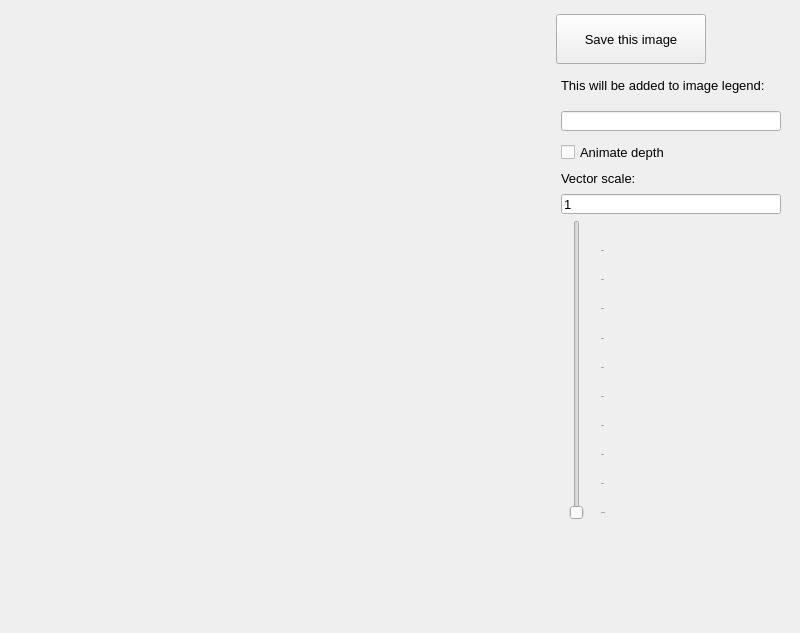
<?xml version="1.0" encoding="UTF-8"?>
<ui version="4.0">
 <class>MainWindow</class>
 <widget class="QMainWindow" name="MainWindow">
  <property name="geometry">
   <rect>
    <x>0</x>
    <y>0</y>
    <width>800</width>
    <height>633</height>
   </rect>
  </property>
  <property name="font">
   <font>
    <pointsize>10</pointsize>
   </font>
  </property>
  <property name="windowTitle">
   <string>MainWindow</string>
  </property>
  <widget class="QWidget" name="centralwidget">
   <property name="sizePolicy">
    <sizepolicy hsizetype="Preferred" vsizetype="Preferred">
     <horstretch>0</horstretch>
     <verstretch>0</verstretch>
    </sizepolicy>
   </property>
   <property name="minimumSize">
    <size>
     <width>800</width>
     <height>600</height>
    </size>
   </property>
   <layout class="QHBoxLayout" name="horizontalLayout">
    <item>
     <layout class="QGridLayout" name="gridLayout">
      <property name="sizeConstraint">
       <enum>QLayout::SizeConstraint::SetMaximumSize</enum>
      </property>
      <property name="leftMargin">
       <number>5</number>
      </property>
      <property name="topMargin">
       <number>5</number>
      </property>
      <property name="rightMargin">
       <number>5</number>
      </property>
      <property name="bottomMargin">
       <number>5</number>
      </property>
      <item row="0" column="0">
       <widget class="PlotWidget" name="geoview" native="true">
        <property name="sizePolicy">
         <sizepolicy hsizetype="Maximum" vsizetype="Maximum">
          <horstretch>0</horstretch>
          <verstretch>0</verstretch>
         </sizepolicy>
        </property>
        <property name="minimumSize">
         <size>
          <width>525</width>
          <height>580</height>
         </size>
        </property>
        <property name="maximumSize">
         <size>
          <width>100000</width>
          <height>100000</height>
         </size>
        </property>
        <property name="autoFillBackground">
         <bool>false</bool>
        </property>
       </widget>
      </item>
     </layout>
    </item>
    <item>
     <layout class="QVBoxLayout" name="verticalLayout">
      <property name="sizeConstraint">
       <enum>QLayout::SizeConstraint::SetMinimumSize</enum>
      </property>
      <property name="leftMargin">
       <number>5</number>
      </property>
      <property name="topMargin">
       <number>5</number>
      </property>
      <property name="rightMargin">
       <number>5</number>
      </property>
      <property name="bottomMargin">
       <number>5</number>
      </property>
      <item>
       <widget class="QPushButton" name="b_SaveIm">
        <property name="sizePolicy">
         <sizepolicy hsizetype="Minimum" vsizetype="Minimum">
          <horstretch>0</horstretch>
          <verstretch>0</verstretch>
         </sizepolicy>
        </property>
        <property name="minimumSize">
         <size>
          <width>150</width>
          <height>50</height>
         </size>
        </property>
        <property name="maximumSize">
         <size>
          <width>150</width>
          <height>50</height>
         </size>
        </property>
        <property name="text">
         <string>Save this image</string>
        </property>
       </widget>
      </item>
      <item>
       <layout class="QHBoxLayout" name="horizontalLayout_4">
        <property name="sizeConstraint">
         <enum>QLayout::SizeConstraint::SetMinimumSize</enum>
        </property>
        <property name="leftMargin">
         <number>5</number>
        </property>
        <property name="topMargin">
         <number>5</number>
        </property>
        <property name="rightMargin">
         <number>5</number>
        </property>
        <property name="bottomMargin">
         <number>5</number>
        </property>
        <item>
         <widget class="QLabel" name="label">
          <property name="sizePolicy">
           <sizepolicy hsizetype="Minimum" vsizetype="Minimum">
            <horstretch>0</horstretch>
            <verstretch>0</verstretch>
           </sizepolicy>
          </property>
          <property name="minimumSize">
           <size>
            <width>220</width>
            <height>20</height>
           </size>
          </property>
          <property name="maximumSize">
           <size>
            <width>220</width>
            <height>20</height>
           </size>
          </property>
          <property name="text">
           <string>This will be added to image legend:</string>
          </property>
         </widget>
        </item>
       </layout>
      </item>
      <item>
       <layout class="QHBoxLayout" name="horizontalLayout_5">
        <property name="sizeConstraint">
         <enum>QLayout::SizeConstraint::SetMinimumSize</enum>
        </property>
        <property name="leftMargin">
         <number>5</number>
        </property>
        <property name="topMargin">
         <number>5</number>
        </property>
        <property name="rightMargin">
         <number>5</number>
        </property>
        <property name="bottomMargin">
         <number>5</number>
        </property>
        <item>
         <widget class="QLineEdit" name="l_legendtop_g">
          <property name="sizePolicy">
           <sizepolicy hsizetype="Minimum" vsizetype="Minimum">
            <horstretch>0</horstretch>
            <verstretch>0</verstretch>
           </sizepolicy>
          </property>
          <property name="minimumSize">
           <size>
            <width>220</width>
            <height>20</height>
           </size>
          </property>
          <property name="maximumSize">
           <size>
            <width>220</width>
            <height>20</height>
           </size>
          </property>
         </widget>
        </item>
       </layout>
      </item>
      <item>
       <layout class="QHBoxLayout" name="horizontalLayout_3">
        <item>
         <widget class="QCheckBox" name="c_colorcodedepth">
          <property name="minimumSize">
           <size>
            <width>220</width>
            <height>20</height>
           </size>
          </property>
          <property name="maximumSize">
           <size>
            <width>220</width>
            <height>20</height>
           </size>
          </property>
          <property name="text">
           <string>Animate depth</string>
          </property>
         </widget>
        </item>
       </layout>
      </item>
      <item>
       <layout class="QHBoxLayout" name="horizontalLayout_6">
        <item>
         <widget class="QLabel" name="label_2">
          <property name="minimumSize">
           <size>
            <width>220</width>
            <height>20</height>
           </size>
          </property>
          <property name="maximumSize">
           <size>
            <width>220</width>
            <height>20</height>
           </size>
          </property>
          <property name="text">
           <string>Vector scale:</string>
          </property>
         </widget>
        </item>
       </layout>
      </item>
      <item>
       <layout class="QHBoxLayout" name="horizontalLayout_7">
        <item>
         <widget class="QLineEdit" name="l_scale">
          <property name="minimumSize">
           <size>
            <width>220</width>
            <height>20</height>
           </size>
          </property>
          <property name="maximumSize">
           <size>
            <width>220</width>
            <height>20</height>
           </size>
          </property>
          <property name="text">
           <string>1</string>
          </property>
         </widget>
        </item>
       </layout>
      </item>
      <item>
       <widget class="QSlider" name="sl_bin">
        <property name="minimumSize">
         <size>
          <width>50</width>
          <height>300</height>
         </size>
        </property>
        <property name="maximumSize">
         <size>
          <width>50</width>
          <height>300</height>
         </size>
        </property>
        <property name="minimum">
         <number>1</number>
        </property>
        <property name="pageStep">
         <number>1</number>
        </property>
        <property name="value">
         <number>1</number>
        </property>
        <property name="orientation">
         <enum>Qt::Orientation::Vertical</enum>
        </property>
        <property name="invertedAppearance">
         <bool>false</bool>
        </property>
        <property name="invertedControls">
         <bool>false</bool>
        </property>
        <property name="tickPosition">
         <enum>QSlider::TickPosition::TicksBelow</enum>
        </property>
        <property name="tickInterval">
         <number>10</number>
        </property>
       </widget>
      </item>
      <item>
       <spacer name="verticalSpacer">
        <property name="orientation">
         <enum>Qt::Orientation::Vertical</enum>
        </property>
        <property name="sizeHint" stdset="0">
         <size>
          <width>20</width>
          <height>40</height>
         </size>
        </property>
       </spacer>
      </item>
     </layout>
    </item>
   </layout>
  </widget>
  <widget class="QMenuBar" name="menubar">
   <property name="geometry">
    <rect>
     <x>0</x>
     <y>0</y>
     <width>800</width>
     <height>33</height>
    </rect>
   </property>
  </widget>
 </widget>
 <customwidgets>
  <customwidget>
   <class>PlotWidget</class>
   <extends>QWidget</extends>
   <header>pyqtgraph</header>
   <container>1</container>
  </customwidget>
 </customwidgets>
 <resources/>
 <connections/>
</ui>
